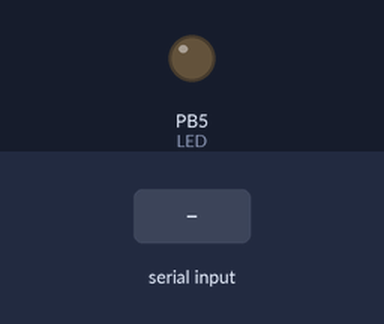
The program below on a simulated ATmega328P, built with avr-gcc and emulated at 16 MHz (the files do not name the chip). Shown: output pins drawn as LEDs (lit = HIGH). Inputs (shaded band) come from the test bench.

Above: at 1.2 s.
1.3 s: "a" received over Serial
At 2.1 s:
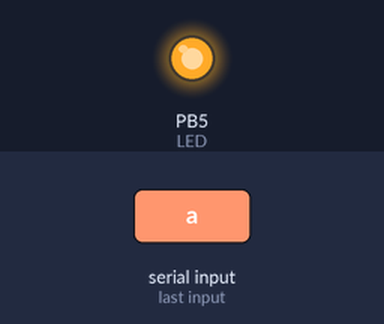
2.8 s: "1" received over Serial
At 3.2 s:
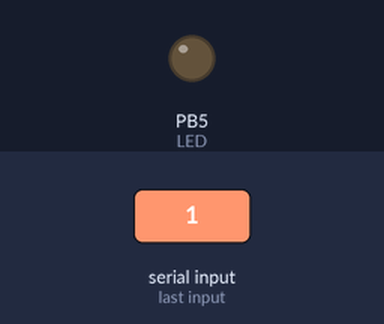
Timing chart, 0 to 5.8 s (numbered marks = the images above; inputs shaded):
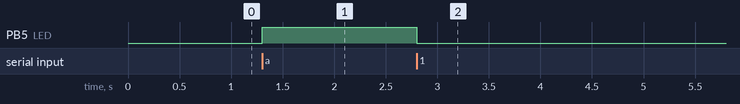

Measured:
- after the input at 1.3 s, PB5 (LED): LOW → HIGH at once
- after the input at 2.8 s, PB5 (LED): HIGH → LOW at once

The program:

main.c
```c
/*
 * InterruptRx.c
 *
 * Created: 09.04.2025 20:21:07
 * Author : Artem
 */

#define F_CPU 16000000UL // Defining the CPU Frequency

#include <avr/io.h>      // Contains all the I/O Register Macros
#include <util/delay.h>  // Generates a Blocking Delay
#include <avr/interrupt.h> // Contains all interrupt vectors

#define USART_BAUDRATE 9600 // Desired Baud Rate
#define BAUD_PRESCALER (((F_CPU / (USART_BAUDRATE * 16UL))) - 1)

#define ASYNCHRONOUS (0<<UMSEL00) // USART Mode Selection

#define DISABLED    (0<<UPM00)
#define EVEN_PARITY (2<<UPM00)
#define ODD_PARITY  (3<<UPM00)
#define PARITY_MODE  DISABLED // USART Parity Bit Selection

#define ONE_BIT (0<<USBS0)
#define TWO_BIT (1<<USBS0)
#define STOP_BIT ONE_BIT      // USART Stop Bit Selection

#define FIVE_BIT  (0<<UCSZ00)
#define SIX_BIT   (1<<UCSZ00)
#define SEVEN_BIT (2<<UCSZ00)
#define EIGHT_BIT (3<<UCSZ00)
#define DATA_BIT   EIGHT_BIT  // USART Data Bit Selection

#define RX_COMPLETE_INTERRUPT         (1<<RXCIE0)
#define DATA_REGISTER_EMPTY_INTERRUPT (1<<UDRIE0)

volatile uint8_t USART_ReceiveBuffer; // Global Buffer

void USART_Init()
{
	// Set Baud Rate
	UBRR0H = BAUD_PRESCALER >> 8;
	UBRR0L = BAUD_PRESCALER;

	// Set Frame Format
	UCSR0C = ASYNCHRONOUS | PARITY_MODE | STOP_BIT | DATA_BIT;

	// Enable Receiver and Transmitter
	UCSR0B = (1<<RXEN0) | (1<<TXEN0);

	//Enable Global Interrupts
	sei();
}

int main()
{
	DDRB |= 1 << 5; // Configuring PB5 / D13 as Output
	USART_Init();
	UCSR0B |= RX_COMPLETE_INTERRUPT;
	while (1)
	{
	}
	return 0;
}

ISR(USART_RX_vect)
{
	USART_ReceiveBuffer = UDR0;
	if (USART_ReceiveBuffer == 'a')
	{
		PORTB |= 1<<5;    // Writing HIGH to glow LED
	}
	else
	{
		PORTB &= ~(1<<5); // Writing LOW
	}

}
```
